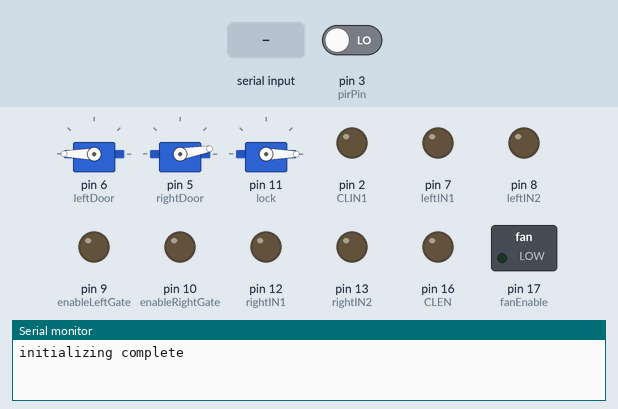
This sketch was run on a simulated Arduino Uno, built with avr-gcc and run on an emulated ATmega328P. Parts: 3 × servo, switched loads named in the sketch (green lamp = pin HIGH), output pins drawn as LEDs (lit = HIGH), the last lines printed to the serial monitor. The test bench sets the inputs (shaded band); at power-on: pin 3 (pirPin) LOW.

Above: at 6.2 s.
6.3 s: "fanOn" received over Serial
At 8.5 s:
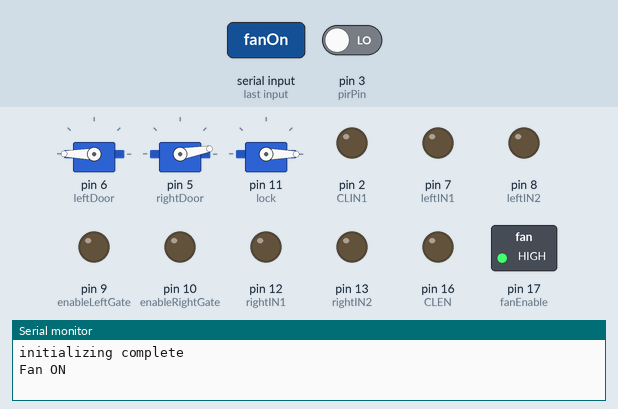
8.8 s: "gate" received over Serial
At 10.6 s:
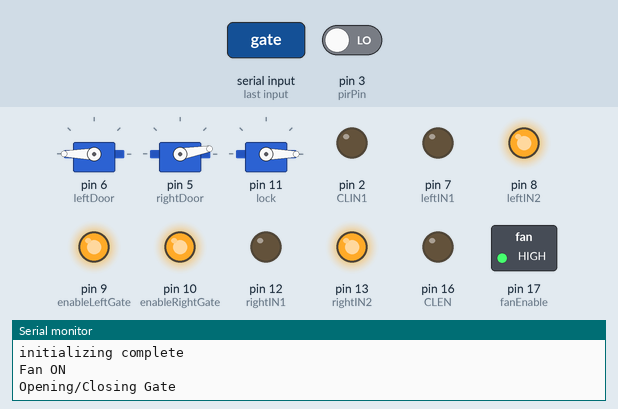
11.3 s: "gate" received over Serial
At 14.0 s:
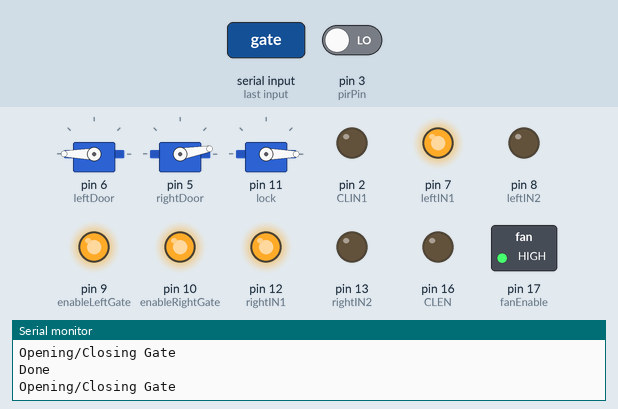
Timing chart, 0 to 16.3 s (numbered marks = the images above; inputs shaded):
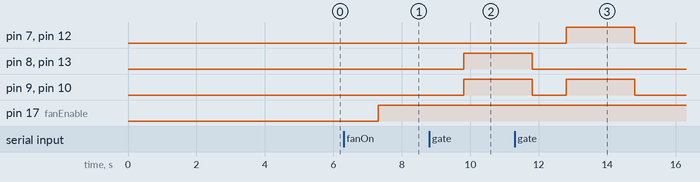

The sketch:

homeControllerSecondary.ino
```cpp
#include <Wire.h>
#include <Servo.h>

Servo leftDoor;
Servo rightDoor;
Servo lock;

int CLEN = 16;
int fanEnable = 17;

int CLIN1 = 2;
int CLIN2 = 4;

int enableLeftGate = 9;
int enableRightGate = 10;
int leftIN1 = 7;
int leftIN2 = 8;
int rightIN1 = 12;
int rightIN2 = 13;

int val;
int tempPin = 1;
int pirPin = 3;
bool pirState = false;

//PIR Variables
//int calibrationTime = 30;
int calibrationTime = 5;
long unsigned int lowIn;
long unsigned int pause = 5000;
String prevState = "";
String curState = "";
boolean lockLow = true;
boolean takeLowTime;
long unsigned int curTime = 0;

String request="";

bool gateState = false;
bool garageDoor = false;
bool clothLine = false;

int pos=0;

void setup()
{
  Serial.begin(9600);

  Wire.begin(2);
  Wire.onReceive(receiveEvent);
  Wire.onRequest(requestEvent);

  leftDoor.attach(6);
  rightDoor.attach(5);
  lock.attach(11);
  leftDoor.write(245);
  rightDoor.write(10);
  lock.write(0);

  pinMode(enableLeftGate, OUTPUT);
  pinMode(enableRightGate, OUTPUT);
  pinMode(leftIN1, OUTPUT);
  pinMode(leftIN2, OUTPUT);
  pinMode(rightIN1, OUTPUT);
  pinMode(rightIN2, OUTPUT);
  pinMode(CLIN1, OUTPUT);
  pinMode(CLIN1, OUTPUT);
  pinMode(CLEN, OUTPUT);
  pinMode(fanEnable, OUTPUT);

  digitalWrite(enableLeftGate, LOW);
  digitalWrite(enableRightGate, LOW);
  digitalWrite(leftIN1, LOW);
  digitalWrite(leftIN2, LOW);
  digitalWrite(rightIN1, LOW);
  digitalWrite(rightIN2, LOW);
  digitalWrite(CLIN1, LOW);
  digitalWrite(CLIN2, LOW);
  digitalWrite(CLEN, LOW);
  digitalWrite(fanEnable, LOW);

  pinMode(pirPin, INPUT);
  digitalWrite(pirPin, LOW);

  for (int i = 0; i < calibrationTime; i++)
  {
    delay(1000);
  }
  Serial.println("initializing complete");
}


void loop()
{
  readSerial();
  readPIRState();
}

void readSerial()
{
  while (Serial.available() > 0)
  {
    String line = Serial.readString();
    if (line == "temp")
    {
      Serial.println(getTemp());
    } else if (line == "motionOn")
    {
      pirState = true;
    } else if (line == "motionOff")
    {
      pirState = false;
    } else if (line == "fanOn")
    {
      Serial.println("Fan ON");
      digitalWrite(fanEnable, HIGH);
    } else if (line == "fanOff")
    {
      Serial.println("Fan OFF");
      digitalWrite(fanEnable, LOW);
    } else if (line == "gate")
    {
      Serial.println("Opening/Closing Gate");
      openGate();
      Serial.println("Done");
    }
  }
}

void readPIRState()
{

  if ((digitalRead(pirPin) == HIGH) && (pirState == true)) {
    curState = "Motion On";
    if (curState != prevState) {
      Serial.println("Motion On");
      prevState = "Motion On";
    }
    if (lockLow) {
      lockLow = false;
      curTime = millis();
      delay(50);
    }
    takeLowTime = true;
  }

  if ((digitalRead(pirPin) == LOW) && (pirState == true)) {
    curState = "Motion Off";
    if (curState != prevState) {
      Serial.println("Motion Off");
      prevState = "Motion Off";
    }
    if (takeLowTime) {
      lowIn = millis();
      takeLowTime = false;
    }
    if (!lockLow && millis() - lowIn > pause) {
      lockLow = true;
      Serial.print("motion duration ");
      Serial.print((millis() - pause - curTime) / 1000);
      Serial.println(" sec");
      delay(50);
    }
  }
}

void receiveEvent(int howMany)
{
  String line="";
  while(0<Wire.available())
  {
    char c = Wire.read();
    line+=c;
  }
  if(line=="garage")
  {
    Serial.println("Opening/Closing Garage Doors");
    openGarage();
    Serial.println("Done");
  }else if (line=="gate")
  {
    Serial.println("Opening/Closing Gate");
    openGate();
    Serial.println("Done");
  } else if( line=="cloth")
  {
    Serial.println("Opening/Closing Cloth Line");
    clothLineOp();
    Serial.println("Done");
  }
  request=line;
}

void requestEvent()
{
  char charVal[10];
  if(request=="temp")
  {
    dtostrf(getTemp(), 5, 2, charVal);
    Wire.write(charVal);
  } else if(request=="garage")
  {
    if(garageDoor) {
      Wire.write("1");
    } else {
      Wire.write("0");
    }
  } else if(request=="gate")
  {
    if(gateState) {
      Wire.write("1");
    }else {
      Wire.write("0");
    }
  } else if(request=="cloth")
  {
    if(clothLine) {
      Wire.write("1");
    } else {
      Wire.write("0");
    }
  }
}

float getTemp()
{
  val = analogRead(tempPin);
  float cel = (( val / 1024.0) * 5000) / 10;
  return cel;
}

void openGarage()
{
  if(!garageDoor) {
    leftDoor.write(120);
    rightDoor.write(130);
    garageDoor=true;
  } else {
    leftDoor.write(10);
    rightDoor.write(240);
    garageDoor=false;
  }
}

void openGate()
{
  if(!gateState){
    digitalWrite(leftIN1, LOW);
    digitalWrite(leftIN2, HIGH);
    digitalWrite(rightIN1, LOW);
    digitalWrite(rightIN2, HIGH);
    digitalWrite(enableLeftGate, HIGH);
    digitalWrite(enableRightGate, HIGH);
    delay(2000);
    digitalWrite(enableLeftGate, LOW);
    digitalWrite(enableRightGate, LOW);
    digitalWrite(leftIN1, LOW);
    digitalWrite(leftIN2, LOW);
    digitalWrite(rightIN1, LOW);
    digitalWrite(rightIN2, LOW);
    gateState=true;
  }else {
    digitalWrite(leftIN2, LOW);
    digitalWrite(leftIN1, HIGH);
    digitalWrite(rightIN2, LOW);
    digitalWrite(rightIN1, HIGH);
    digitalWrite(enableLeftGate, HIGH);
    digitalWrite(enableRightGate, HIGH);
    delay(2000);
    digitalWrite(enableLeftGate, LOW);
    digitalWrite(enableRightGate, LOW);
    digitalWrite(leftIN1, LOW);
    digitalWrite(leftIN2, LOW);
    digitalWrite(rightIN1, LOW);
    digitalWrite(rightIN2, LOW);
    gateState=false;
  }
}

void clothLineOp()
{
  if(clothLine) {
    digitalWrite(CLIN1, LOW);
    digitalWrite(CLIN2, HIGH);
    digitalWrite(CLEN, HIGH);
    delay(1500);
    //digitalWrite(CLIN2, LOW);
    //digitalWrite(CLEN, LOW);
    clothLine = false;
  } else {
    digitalWrite(CLIN2, LOW);
    digitalWrite(CLIN1, HIGH);
    digitalWrite(CLEN, HIGH);
    delay(1500);
    //digitalWrite(CLIN1, LOW);
    //digitalWrite(CLEN, LOW);
    clothLine = true;
  }
}
```

Measured:
- after the input at 6.3 s, pin 17 (fanEnable): LOW → HIGH after 1.0 s
- after the input at 8.8 s, pin 8 (leftIN2), pin 9 (enableLeftGate), pin 10 (enableRightGate), pin 13 (rightIN2): LOW → HIGH after 1.0 s
- after the input at 11.3 s, pin 7 (leftIN1), pin 12 (rightIN1): LOW → HIGH after 1.5 s, → LOW 2.0 s later
